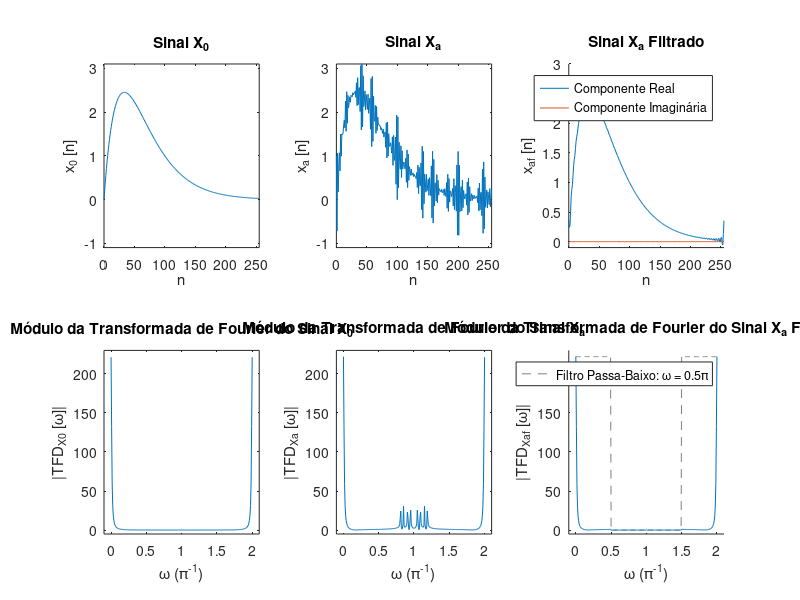

Write MATLAB code to recreate this figure.
%Exercicio B2, criado por: Jorge Barbosa Pereira

%Construção dos Sinais
X0 = [];
Ra = [];
N = [];
L = 256;

for n=0:L-1
    x0 = 0.2*n*exp(-0.03*n);
    X0 = [X0,x0];
    ra = (cos(0.81*pi*n)+cos(0.85*pi*n)+cos(0.91*pi*n)+cos(0.95*pi*n))/4;
    Ra = [Ra,ra];
    N = [N,n];
end

Xa = X0 + Ra;

%Transformada de Fourier dos Sinais
F_X0 = fft(X0);
F_Xa = fft(Xa);

%Filtro Ideal
F_f = [ones(1,L/4),zeros(1,L/2),ones(1,L/4)];
F_Xaf = F_Xa.*F_f;

%Modulo
mod_F_X0 = abs(F_X0);
mod_F_Xa = abs(F_Xa);
mod_F_Xaf = abs(F_Xaf);
max_F_Xaf = max(mod_F_Xaf);

W = N./L*2;

%Sinal Filtrado
Xaf = ifft(F_Xaf);

%Plot das Figuras
figure(1)
subplot(2,3,1),plot(N,X0),xlim([0,L-1]),ylim([-1.1,3.1]),title('Sinal X_0'),xlabel('n'),ylabel('x_0 [n]');
subplot(2,3,2),plot(N,Xa),xlim([0,L-1]),ylim([-1.1,3.1]),title('Sinal X_a'),xlabel('n'),ylabel('x_a [n]');
subplot(2,3,3),hold on,plot(N,real(Xaf)),plot(N,imag(Xaf)),hold off,legend('Componente Real','Componente Imaginária'),xlim([0,L-1]),ylim([-0.1,3]),title('Sinal X_a Filtrado'),xlabel('n'),ylabel('x_a_f [n]');
subplot(2,3,4),plot([W,2],[mod_F_X0,mod_F_X0(1)]),xlim([-0.1,2.1]),ylim([-5,230]),title('Módulo da Transformada de Fourier do Sinal X_0'),xlabel('\omega (\pi^{-1})'),ylabel('|TFD_X_0 [\omega]|')
subplot(2,3,5),plot([W,2],[mod_F_Xa,mod_F_X0(1)]),xlim([-0.1,2.1]),ylim([-5,230]),title('Módulo da Transformada de Fourier do Sinal X_a'),xlabel('\omega (\pi^{-1})'),ylabel('|TFD_X_a [\omega]|')
subplot(2,3,6),hold on,plot([W,2],[F_f*max_F_Xaf,F_f(1)*max_F_Xaf],'--','Color',[0.5,0.5,0.5]),plot([W,2],[mod_F_Xaf,mod_F_Xaf(1)],'Color',[0 0.447 0.741]),xlim([-0.1,2.1]),hold off,ylim([-5,230]),legend('Filtro Passa-Baixo: \omega = 0.5\pi'),title('Módulo da Transformada de Fourier do Sinal X_a Filtrado'),xlabel('\omega (\pi^{-1})'),ylabel('|TFD_X_a_f [\omega]|')
